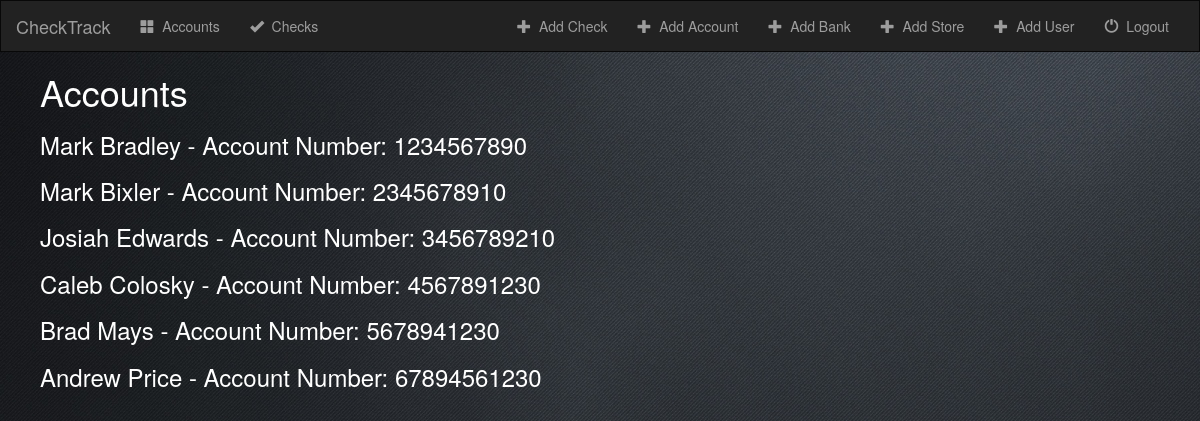
Page /check/accounts/ on the earlier database version.
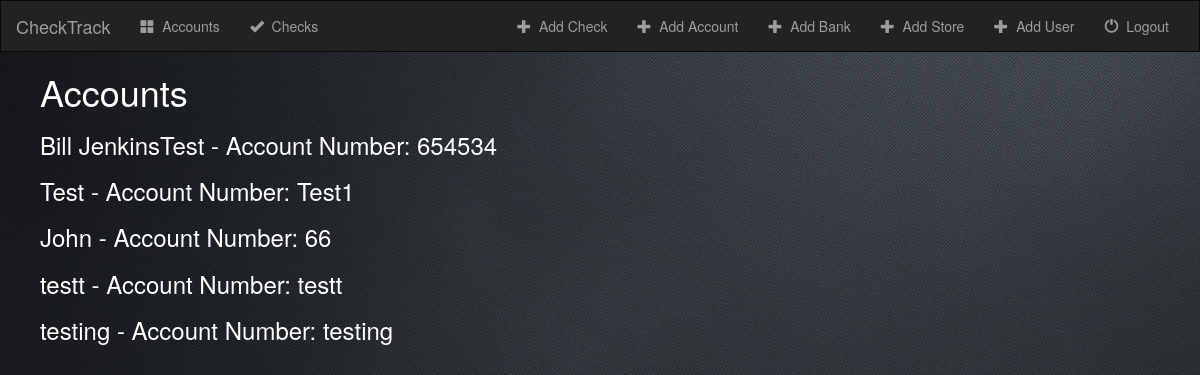
Same page on the later database version.
### check/models.py (models this page shows, shortened)
class Account(models.Model):
    acount_store = models.ForeignKey('Store', on_delete=models.CASCADE)
    bank = models.ForeignKey('Bank', on_delete=models.CASCADE)
    account_number = models.CharField(max_length=50)
    routing_number = models.CharField(max_length=50)
    account_name = models.CharField(max_length=50)
    account_street = models.CharField(max_length=50)
    account_state = models.CharField(max_length=50)
    account_city = models.CharField(max_length=50)
    account_zip = models.CharField(max_length=50)
    checks_bounced = models.CharField(max_length=50)

### check/views.py (the view)
# urls.py: url(r'accounts/$', views.AccountIndexView.as_view(), name='accountindex'),
class AccountIndexView(generic.ListView):
    template_name = 'check/accounts.html'
    context_object_name = 'all_accounts'
    def get_queryset(self):
        return Account.objects.all()

### check/templates/check/accounts.html
{% extends 'check/base.html' %}
{% block body %}
<font color="#ffffff">
        <ul>
                <h1>Accounts</h1>
            {% for account in all_accounts %}
                <h3>
                <a href="{% url 'check:detail' account.id %}"><font color="#ffffff">{{ account.account_name }} - Account Number: {{ account.account_number }}</font></a>
                </h3>
            {% endfor %}
        </ul>
    </font>
{% endblock %}

### check/templates/check/base.html (shortened to what this page needs)
<!DOCTYPE html>
<html lang="en">
    <head>
        {% load staticfiles %}
        <link rel="stylesheet" href="https://maxcdn.bootstrapcdn.com/bootstrap/3.3.6/css/bootstrap.min.css">
        <link rel="stylesheet" type="text/css" href="{% static 'check/style.css' %}" />
    </head>
    <body>
        <nav class="navbar navbar-inverse">
                <div class="container-fluid">
                    <div class="navbar-header">
                        <a class="navbar-brand" href="{% url 'check:index' %}">CheckTrack</a>
                    </div>
                    <div class="collapse navbar-collapse" id="topNavBar">
                        <ul class="nav navbar-nav">
                            <li class="">
                                <a href="{% url 'check:accountindex' %}">
                                    <span class="glyphicon glyphicon-th-large" aria-hidden="true"></span>&nbsp; Accounts
                                </a>
                            </li>
                            <li class="">
                                    <a href="{% url 'check:checkindex' %}">
                                        <span class="glyphicon glyphicon-ok" aria-hidden="true"></span>&nbsp; Checks
                                    </a>
                            </li>
                        </ul>
                        <ul class="nav navbar-nav navbar-right">
                                <li class="">
                                        <a href="{% url 'check:check-add' %}">
                                            <span class="glyphicon glyphicon-plus" aria-hidden="true"></span>&nbsp; Add Check
                                        </a>
                                </li>
                                <li class="">
                                        <a href="{% url 'check:account-add' %}">
                                            <span class="glyphicon glyphicon-plus" aria-hidden="true"></span>&nbsp; Add Account
                                        </a>
                                </li>
                                <li class="">
                                        <a href="{% url 'check:bank-add' %}">
                                            <span class="glyphicon glyphicon-plus" aria-hidden="true"></span>&nbsp; Add Bank
                                        </a>
                                </li>
                                <li class="">
                                        <a href="{% url 'check:store-add' %}">
                                            <span class="glyphicon glyphicon-plus" aria-hidden="true"></span>&nbsp; Add Store
                                        </a>
                                </li>
                                <li class="">
                                        <a href="{% url 'check:user-add' %}">
                                            <span class="glyphicon glyphicon-plus" aria-hidden="true"></span>&nbsp; Add User
                                        </a>
                                </li>
                                <li class="">
                                    <a href="/logout">
                                        <span class="glyphicon glyphicon-off" aria-hidden="true"></span>&nbsp; Logout
                                    </a>
                                </li>
                        </ul>
                    </div>
                </div>
            </nav>
    {% block body %}
    {% endblock %}
    </body>
</html>

### check/static/check/style.css (style rules this page uses)
body { background: url("images/black-background.png"); color: white; }
.navbar { border-radius: 0; }

Differences in the rows shown:
removed Account: account_name "Mark Bradley", account_number "1234567890"
removed Account: account_name "Mark Bixler", account_number "2345678910"
removed Account: account_name "Josiah Edwards", account_number "3456789210"
removed Account: account_name "Caleb Colosky", account_number "4567891230"
removed Account: account_name "Brad Mays", account_number "5678941230"
removed Account: account_name "Andrew Price", account_number "67894561230"
added Account: account_name "Bill JenkinsTest", account_number "654534"
added Account: account_name "Test", account_number "Test1"
added Account: account_name "John", account_number "66"
added Account: account_name "testt", account_number "testt"
added Account: account_name "testing", account_number "testing"
